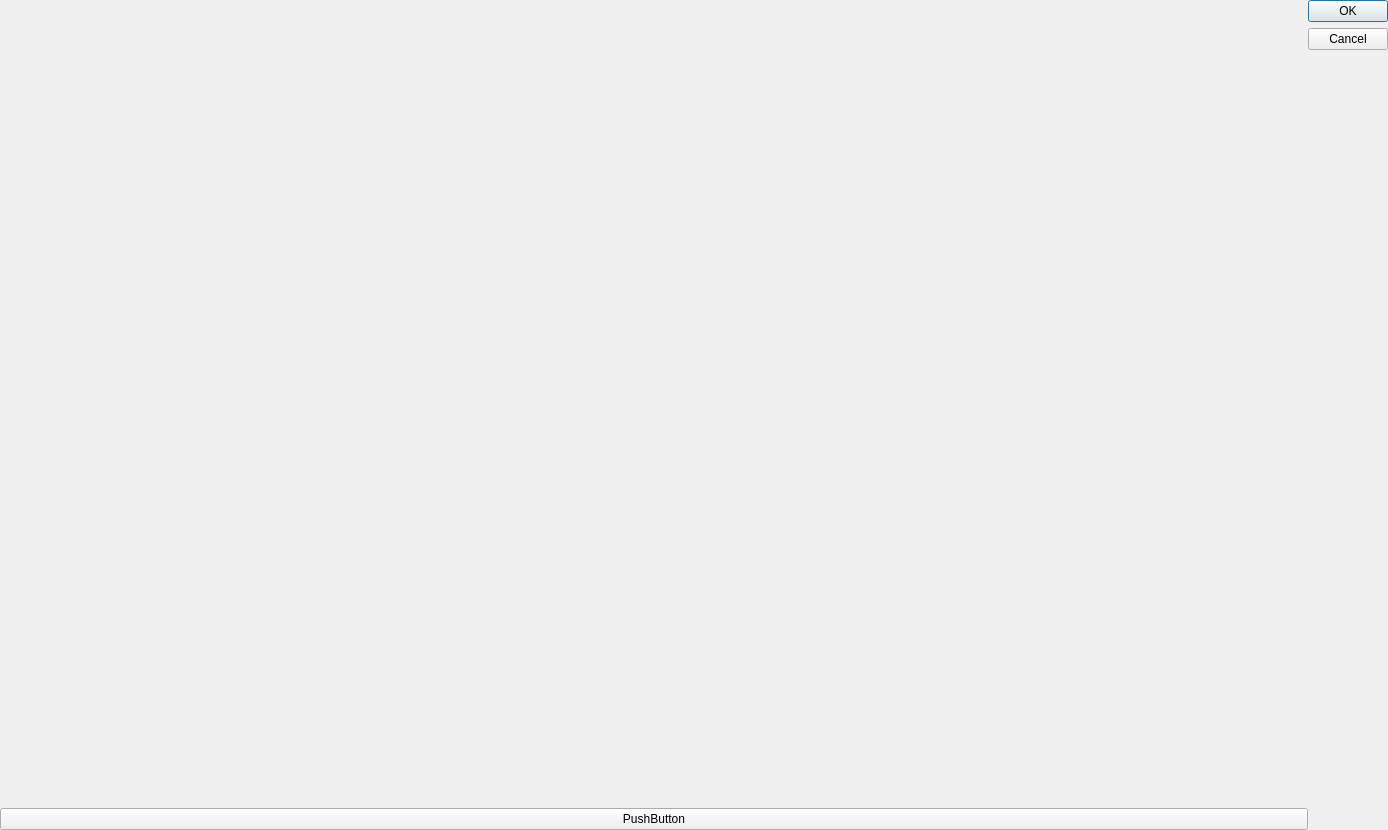
<?xml version="1.0" encoding="UTF-8"?>
<ui version="4.0">
 <class>QMpegDecoderView</class>
 <widget class="QDialog" name="QMpegDecoderView">
  <property name="geometry">
   <rect>
    <x>0</x>
    <y>0</y>
    <width>1388</width>
    <height>830</height>
   </rect>
  </property>
  <property name="windowTitle">
   <string>Dialog</string>
  </property>
  <layout class="QHBoxLayout" name="horizontalLayout_2">
   <property name="spacing">
    <number>0</number>
   </property>
   <property name="margin">
    <number>0</number>
   </property>
   <item>
    <layout class="QHBoxLayout" name="horizontalLayout">
     <item>
      <layout class="QVBoxLayout" name="verticalLayout">
       <item>
        <widget class="MpegViewer" name="viewer" native="true"/>
       </item>
       <item>
        <widget class="QPushButton" name="start">
         <property name="text">
          <string>PushButton</string>
         </property>
        </widget>
       </item>
      </layout>
     </item>
     <item>
      <widget class="QDialogButtonBox" name="buttonBox">
       <property name="orientation">
        <enum>Qt::Vertical</enum>
       </property>
       <property name="standardButtons">
        <set>QDialogButtonBox::Cancel|QDialogButtonBox::Ok</set>
       </property>
      </widget>
     </item>
    </layout>
   </item>
  </layout>
 </widget>
 <customwidgets>
  <customwidget>
   <class>MpegViewer</class>
   <extends>QWidget</extends>
   <header>mpegviewer.h</header>
   <container>1</container>
  </customwidget>
 </customwidgets>
 <resources/>
 <connections>
  <connection>
   <sender>buttonBox</sender>
   <signal>accepted()</signal>
   <receiver>QMpegDecoderView</receiver>
   <slot>accept()</slot>
   <hints>
    <hint type="sourcelabel">
     <x>248</x>
     <y>254</y>
    </hint>
    <hint type="destinationlabel">
     <x>157</x>
     <y>274</y>
    </hint>
   </hints>
  </connection>
  <connection>
   <sender>buttonBox</sender>
   <signal>rejected()</signal>
   <receiver>QMpegDecoderView</receiver>
   <slot>reject()</slot>
   <hints>
    <hint type="sourcelabel">
     <x>316</x>
     <y>260</y>
    </hint>
    <hint type="destinationlabel">
     <x>286</x>
     <y>274</y>
    </hint>
   </hints>
  </connection>
 </connections>
</ui>
